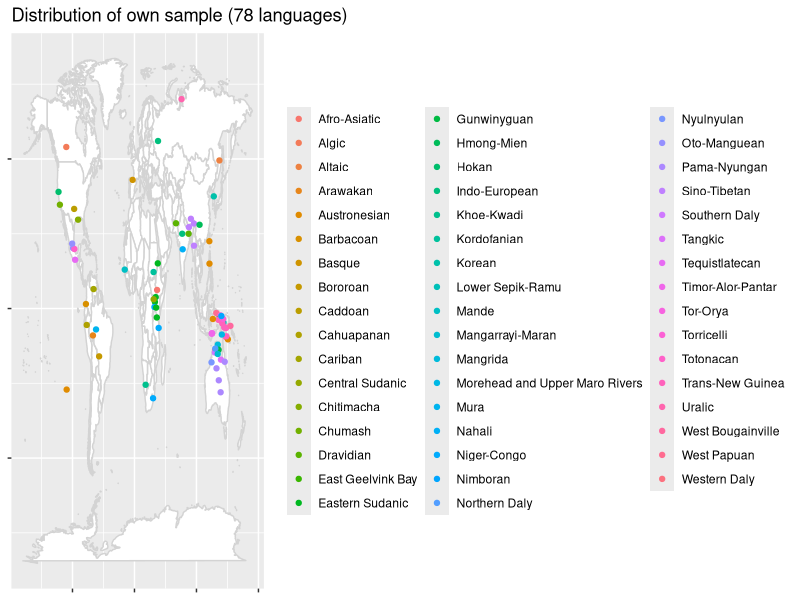

Write R code to recreate this figure.
library(ggplot2)
library(stringr)
library(dplyr)
library(maps)

# Importing current database (244 languages)
dbaseBasic <- read.delim("dbase04042022.txt",
           encoding = "UTF-8")

dbaseBasic$latitude <- str_replace_all(dbaseBasic$latitude, ",", ".")
dbaseBasic$longitude <- str_replace_all(dbaseBasic$longitude, ",", ".")

dbaseBasic$latitude <- as.numeric(dbaseBasic$latitude)
dbaseBasic$longitude <- as.numeric(dbaseBasic$longitude)

# Filtering out all but our languages
dbaseOwn <- dbaseBasic %>%
  filter(.$NAME != "")

world <- map_data("world")
background_map <- ggplot() +
  geom_polygon(data = world, aes(long, lat, group = group),
               fill = "white", color = "lightgrey") +
              theme(axis.text = element_blank(),
               axis.title = element_blank(),
               legend.title = element_blank())+
               labs(title = "Distribution of own sample (78 languages)")


plotted_map <- background_map +
  geom_point(data = dbaseOwn,
             aes(longitude, latitude,
             color = family))

plotted_map
